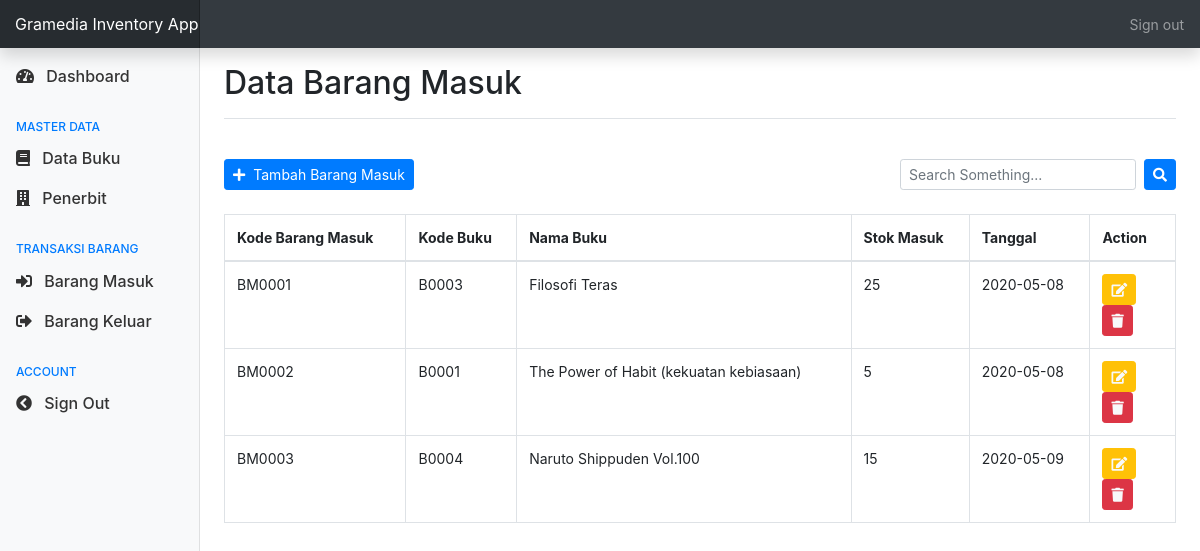
The app's page /index.php?page=barangmasuk (signed in) with its own data.
### tables this page shows
CREATE TABLE `barang_masuk` (
  `id` int(11) NOT NULL,
  `kode_bm` varchar(6) NOT NULL,
  `buku_id` int(11) NOT NULL,
  `jumlah_bm` int(11) NOT NULL,
  `tanggal_bm` date NOT NULL
);

CREATE TABLE `buku` (
  `id` int(11) NOT NULL,
  `kode_buku` varchar(5) NOT NULL,
  `judul` varchar(255) NOT NULL,
  `id_pengarang` int(11) NOT NULL,
  `id_penerbit` int(11) NOT NULL,
  `tebal_halaman` int(11) NOT NULL,
  `cetakan` varchar(255) NOT NULL,
  `harga` int(11) NOT NULL,
  `stok` int(11) NOT NULL,
  `deskripsi` text NOT NULL
);

### class/Database.php (called while the page is built, shortened)
<?php
class Database {
   private $host  = 'localhost';
   private $user  = 'root';
   private $pass  = '';
   private $db    = 'ta_pemrograman_web_2';
   protected $connection;
   public function __construct()
   {
      if (!isset($this->connection)) {
			$this->connection = new mysqli($this->host, $this->user, $this->pass, $this->db);
		}
		return $this->connection;
   }
}

### class/Crud.php (called while the page is built, shortened)
<?php
   include_once('Database.php');
   class Crud extends Database {
      public function execute($query)
      {
         while ($row = $query->fetch_assoc()) {
            $rows[] = $row;
         }
         return $rows;
      }
      public function getBarangMasuk()
      {
         $query = $this->connection->query(
            "SELECT barang_masuk.*, buku.kode_buku AS kode_buku,buku.judul AS buku FROM barang_masuk
             JOIN buku ON barang_masuk.buku_id = buku.id
             ORDER BY barang_masuk.id ASC"
         );
         return $this->execute($query);
      }
   }

### barangmasuk.php (the view, shortened to what this page needs)
<?php
   $crud = new Crud();
   $result = $crud->getBarangMasuk();
?>
<div class="d-flex justify-content-between flex-wrap flex-md-nowrap align-items-center pt-3 pb-2 mb-3 border-bottom">
   <h1 class="h2">Data Barang Masuk</h1>
</div>
<div class="row mt-4">
   <div class="col">
      <a href="index.php?page=create-bm" class="btn btn-primary btn-sm"><i class="fas fa-plus mr-2"></i>Tambah Barang Masuk</a>
   </div>
   <div class="col">
      <form class="form-inline float-right" action="" method="post">
         <div class="input-group mb-2 mr-sm-2">
            <input type="text" name="keyword" class="form-control form-control-sm" id="inlineFormInputGroupSearch2" placeholder="Search Something...">
         </div>
         <button type="submit" name="search" class="btn btn-primary btn-sm mb-2"><i class="fas fa-search "></i></button>
      </form>
   </div>
</div>
<table class="table table-bordered mt-3">
   <thead>
      <tr>
         <th scope="col">Kode Barang Masuk</th>
         <th scope="col">Kode Buku</th>
         <th scope="col">Nama Buku</th>
         <th scope="col">Stok Masuk</th>
         <th scope="col">Tanggal</th>
         <th scope="col" style="width:  9%">Action</th>
      </tr>
   </thead>
   <tbody>
      <?php $no = 1; foreach($result as $r) : ?>
      <tr>
         <td><?= $r['kode_bm'] ?></td>
         <td><?= $r['kode_buku'] ?></td>
         <td><?= $r['buku'] ?></td>
         <td><?= $r['jumlah_bm'] ?></td>
         <td><?= $r['tanggal_bm'] ?></td>
         <td>
            <a href="index.php?id=<?= $r['id'] ?>&page=update-bm" class="btn btn-warning btn-sm text-light"><i class="fas fa-edit"></i></a>
            <a href="index.php?id=<?= $r['id'] ?>&page=delete-bm" class="btn btn-danger btn-sm text-light"><i class="fas fa-trash"></i></a>
         </td>
      </tr>
      <?php endforeach ?>
   </tbody>
</table>

### assets/css/dashboard.css (style rules this page uses)
body { font-size: .875rem; }

### records on screen
barang_masuk: kode_bm "BM0001", buku.kode_buku "B0003", buku.judul "Filosofi Teras", jumlah_bm "25", tanggal_bm "2020-05-08"
barang_masuk: kode_bm "BM0002", buku.kode_buku "B0001", buku.judul "The Power of Habit (kekuatan kebiasaan)", jumlah_bm "5", tanggal_bm "2020-05-08"
barang_masuk: kode_bm "BM0003", buku.kode_buku "B0004", buku.judul "Naruto Shippuden Vol.100", jumlah_bm "15", tanggal_bm "2020-05-09"
